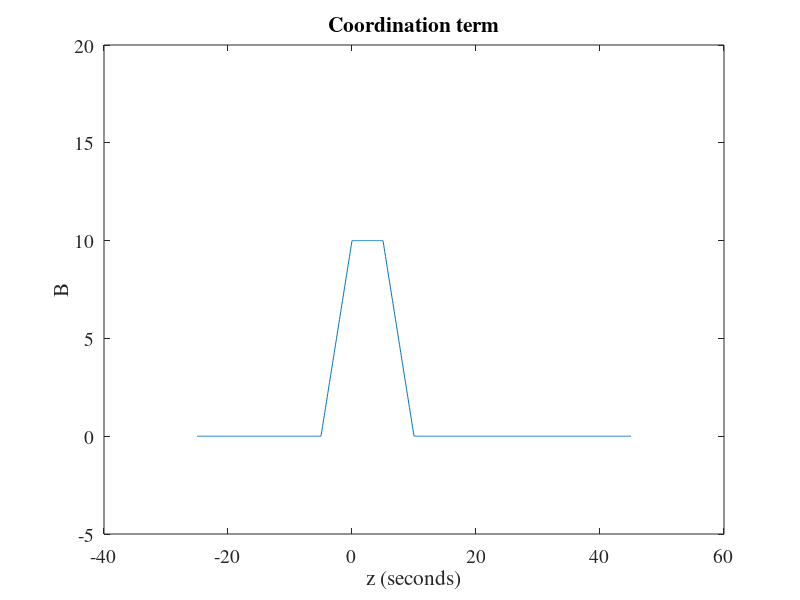

Here is the MATLAB script that generated this plot:
% test coordination term
clear;clc;close all

alpha = 1;
zeta = 5;
E = 10;
g = 10;
T = 50;
S = 5;
tsys = linspace(0,70,1000);
z = T - tsys - S;
B = zeros(100,1);
ind = 1;
for z_ = z
    B(ind) = alpha*E*max([0, min([z_/zeta+1,1,(g-z_)/zeta])]);
    ind = ind + 1;
end
plot(z,B)
ylim([-5 20])
xlabel('z (seconds)')
ylabel('B')
title('Coordination term')
ax = gca;
set(ax,'FontName','Times')
set(ax,'FontSize',14)
